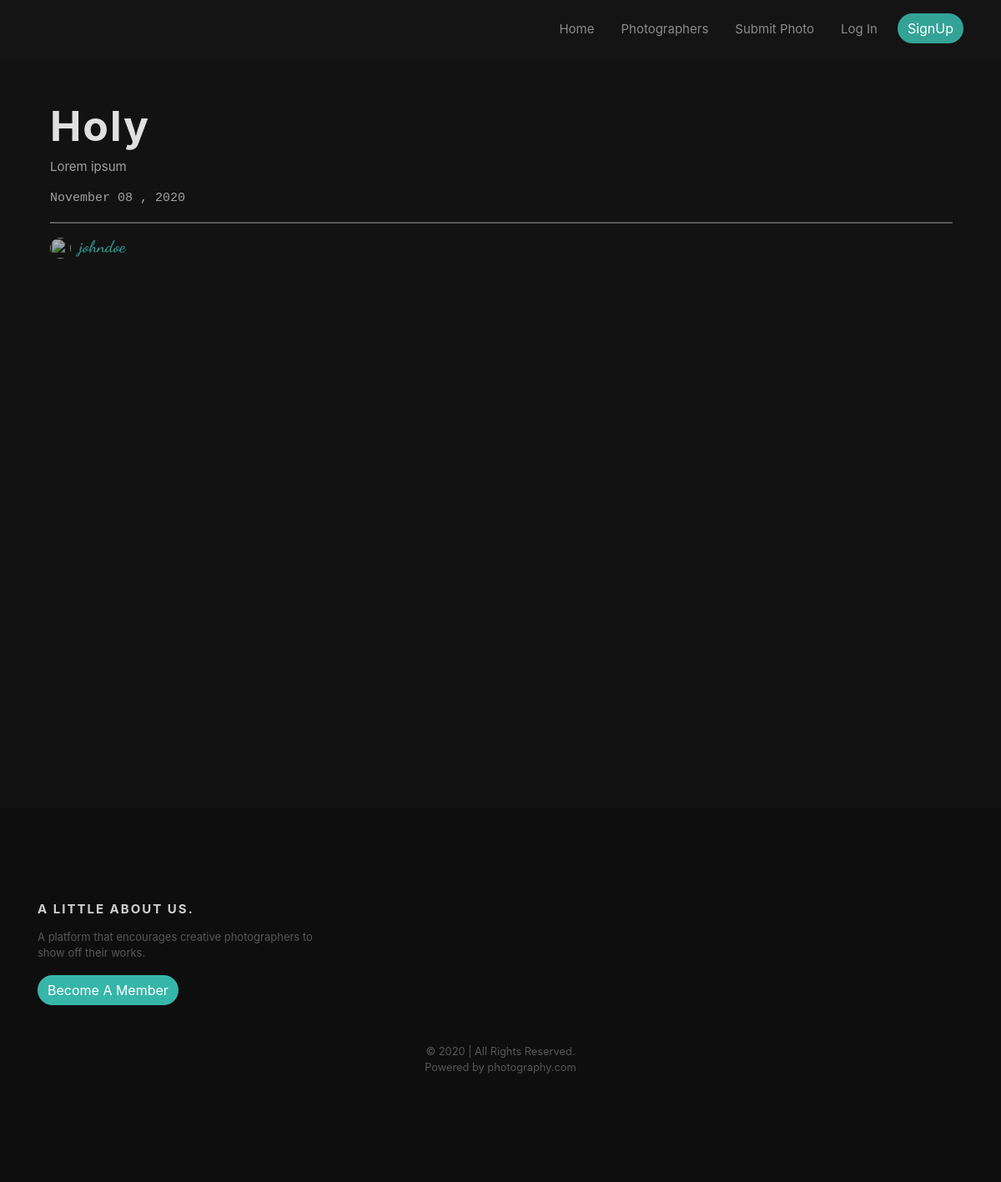
/post/holy, run on the app's committed database.
### photo/models.py (models this page shows, shortened)
class Post(models.Model):
    picture = CloudinaryField('picture')
    title = models.CharField(max_length=100, unique=True)
    description = models.TextField(max_length=200, default='', blank=True)
    date_posted = models.DateTimeField(default=timezone.now)
    photographer = models.ForeignKey(User, on_delete=models.CASCADE)
    slug = AutoSlugField(populate_from='title', always_update=True)

### photo/views.py (the view)
# urls.py: path('post/<str:slug>', PostDetailView.as_view(), name='post-detail'),
class PostDetailView(DetailView):
    model = Post

### photo/templates/photo/post_detail.html (shortened to what this page needs)
{%extends 'photo/base.html'%}
{%block content%}
        <article id="portfolio">
            <section class=" portfolio-detail mt-4">
                <h2>{{object.title}}</h2>
                <p>{{object.description}}</p>
                <p style="font-family:Monospace">{{object.date_posted|date:'F d , Y'}}</p>
                <hr>
                <div class="acc-item mt-2 mb-2">
                    <a href="{% url 'photographer-post' object.photographer.username %}">
                        <img class="rounded-circle photographer-img" src="{{post.photographer.profile.image.url}}" alt="">
                    </a>
                    <a href="{% url 'photographer-post' object.photographer.username %}">
                        <h3>{{object.photographer}}</h3>
                    </a>
                </div>
            </section>
        </article>
{%endblock content%}

### photo/static/photo/main.css (style rules this page uses)
body { background-color: #121212; }
#portfolio { width: 90%; margin: auto; margin-top: 50px; }
#portfolio hr { border: 0.5px solid rgba(255, 255, 255, 0.3); width: 100%; }
#portfolio .portfolio-detail .acc-item { display: flex; justify-content: flex-start; }
#portfolio .acc-item h3 { text-align: right; font-family: "Dancing Script", sans-serif; color: rgba(64, 224, 208, 0.6); font-size: 20px; font-weight: bold; }
#portfolio .acc-item img { height: 25px; width: 25px; margin-right: 10px; }
#portfolio .acc-item a { text-decoration: none; }
#portfolio img { filter: brightness(70%); height: 40vh; width: 40vw; transition: 0.5s; }
#portfolio .portfolio-detail h2 { letter-spacing: 2px; text-align: left; color: rgba(255, 255, 255, 0.87); font-size: 50px; font-weight: bold; }
#portfolio .portfolio-detail p { font-size: 15px; text-align: left; color: rgba(255, 255, 255, 0.6); }
.photographer-img { height: 150px; width: 150px; margin-right: 10px; }

### data on the page
Post: title "Holy", description "Lorem ipsum", date_posted "November 08 , 2020", photographer "johndoe"
